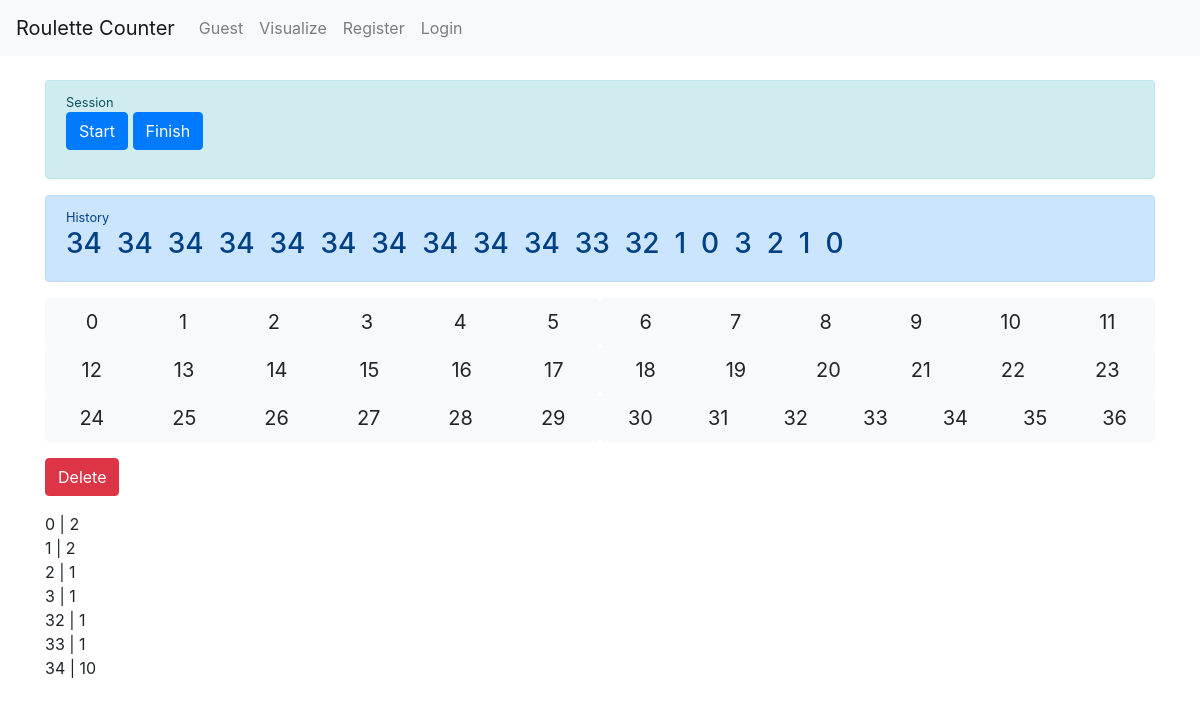
Before: / with the older database file.
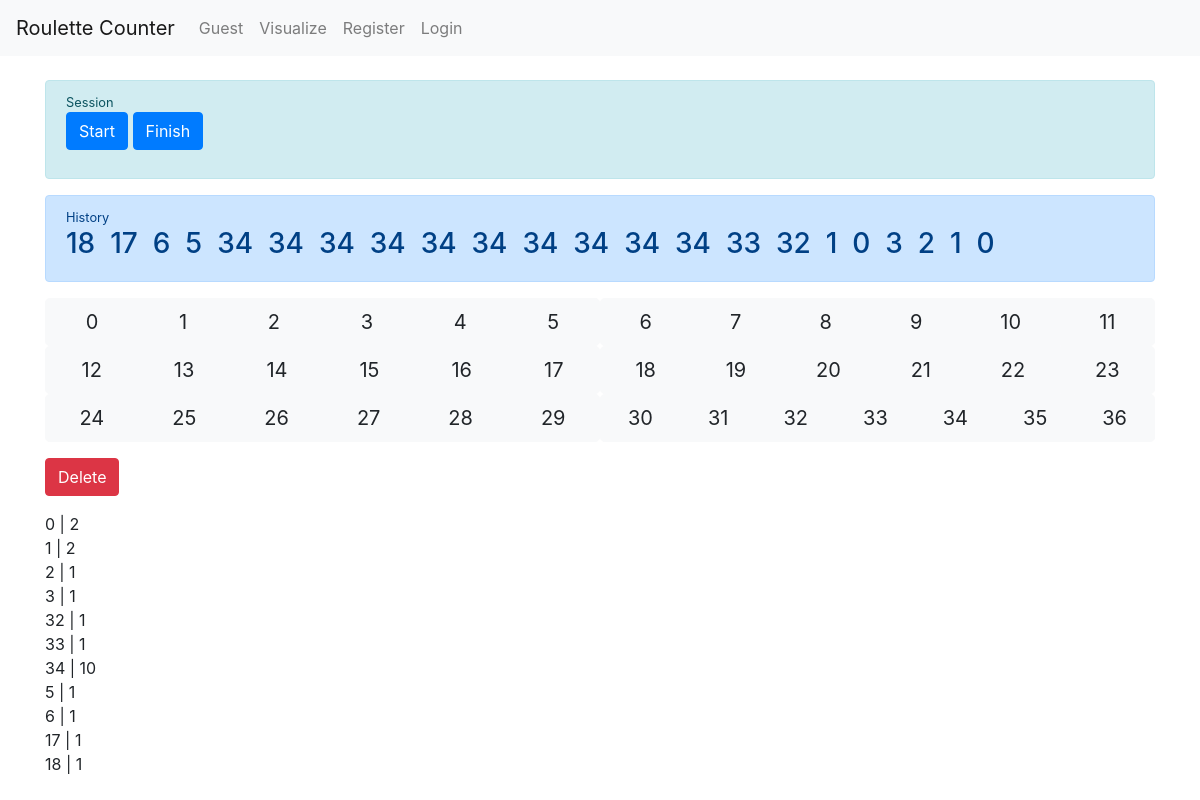
After: the same page with the newer database file.
### roulettecounter/models.py (models this page shows)
class Number(models.Model):
    number = models.PositiveSmallIntegerField()
    date = models.DateTimeField(default=datetime.datetime.now())
    session = models.ForeignKey(Session, on_delete=models.CASCADE)
    def count(self, session):
        return Number.objects.filter(session=session, number=self.number).count()

### roulettecounter/views.py (the view)
# urls.py: 2. Add a URL to urlpatterns:  path('', views.home, name='home')
def home(request):
    context = {}
    currentSession = getCurrentSession()
    if request.method == "POST":
        if request.POST.get('start_session', False):
            if not isInASession():
                currentSession = startSession()
                context['infoMessage'] = "Session started at " + str(currentSession.dateStart)
            else:
                context['infoMessage'] = "Already in a session started on " + str(currentSession.dateStart)
        elif request.POST.get('finish_session', False):
            if isInASession():
                finishedSession = finishSession()
                context['infoMessage'] = "Session ended on " + str(finishedSession.dateEnd)
            else:
                context['infoMessage'] = "No session to finish"
        elif request.POST.get('number', False):
            if isInASession() and request.POST.get('number', False):
                number = createNumber(currentSession, request.POST.get('number', False))
                context['infoMessage'] = "'" + str(number) + "' was added."
            else:
                context['infoMessage'] = "Must be in a session to use numbers."
        elif request.POST.get('delete', False):
            if isInASession():
                deletedNumber = deleteLastNumber(currentSession)
                if deletedNumber is not None:
                    context['infoMessage'] = "Number '" + str(deletedNumber) + "' has been deleted."
                else:
                    context['infoMessage'] = "No numbers were deleted."
            else:
                context['infoMessage'] = "Must be in a session to delete numbers."
    elif request.method == "GET":
        if isInASession():
            context['infoMessage'] = "Currently in a session started on " + str(currentSession.dateStart)
    context['currentSession'] = currentSession
    numbers = {}
    for number in Number.objects.filter(session=currentSession):
        if not numbers.get(number.number, False):
            numbers[number.number] = number.count(currentSession)
    context['numbers'] = numbers
    context['history'] = Number.objects.filter(session=currentSession).order_by('-date')
    return render(request=request, template_name="roulettecounter/home.html", context=context)

### roulettecounter/views.py (called while the page is built)
def getCurrentSession():
    try:
        session = Session.objects.latest('dateStart')
        if session.dateEnd == None:
            return session
    except Session.DoesNotExist:
        pass
    return None

def isInASession():
    session = getCurrentSession()
    if session:
        return True
    else:
        return False

### roulettecounter/templates/roulettecounter/home.html (shortened to what the changed rows need)
{% extends "roulettecounter/base.html" %}
{% block content %}
  <div class="alert alert-info" role="alert">
  </div>
  <div class="alert alert-primary" role="alert">
      <small>History</small>
      <h3>
        {% for number in history %}
        {{ number.number }}&nbsp;
        {% endfor %}
      </h3>
  </div>
  <form method="POST" action="">
  </form>
  <form method="POST" action="">
  </form>
  {% for k, v in numbers.items %}
    {{ k }} | {{ v }}
  <br>
  {% endfor %}
{% endblock %}

Changed rows visible on the page:
added Number: number "18"
added Number: number "17"
added Number: number "6"
added Number: number "5"
Other visible differences:
new list line: "5 | 1"
new list line: "6 | 1"
new list line: "17 | 1"
new list line: "18 | 1"
